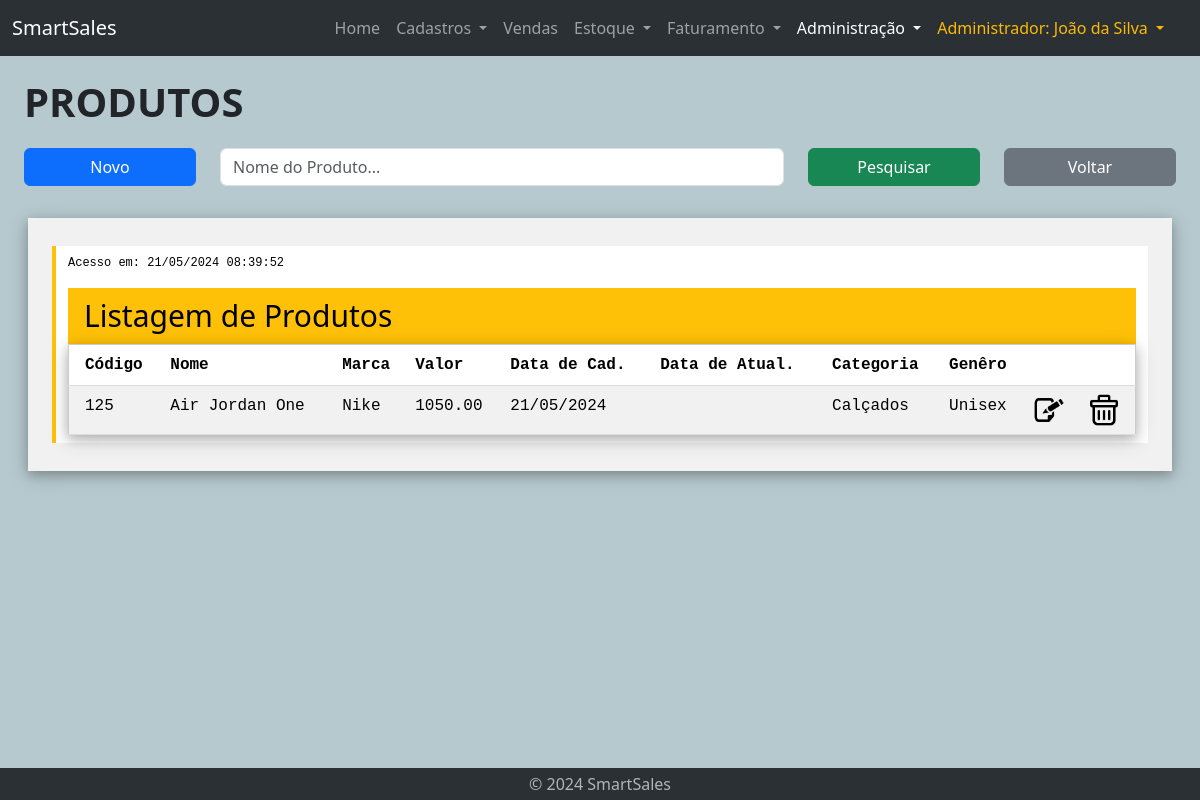
Screenshot of /admin-lst-produto.php (signed in) with the database file from the repository.
### tables this page shows
CREATE TABLE produto (
    id int PRIMARY KEY,
    nome VARCHAR(255) NOT NULL,
    marca VARCHAR(255) NOT NULL,
    valor DECIMAL(10, 2) NOT NULL,
    genero VARCHAR(255),
    data_cad DATE,
    data_updt DATE,
    categoria_id int NOT NULL,
    FOREIGN KEY (categoria_id) REFERENCES categoria(id) ON DELETE CASCADE
);

CREATE TABLE categoria (
    id int AUTO_INCREMENT PRIMARY KEY,
    nome VARCHAR(255) NOT NULL,
    data_cad DATE,
    data_updt DATE
);

### admin-lst-produto.php (the view, shortened to what this page needs)
<!DOCTYPE html>
<html lang="en">
<head>
    <?php require "geral/links.php" ?>
    <link rel="stylesheet" href="css/w3.css">
    <link rel="stylesheet" href="css/customize.css">
</head>
<body id="admin">
    <?php require "geral/navbar.php" ?>
    <?php require 'bd/connection.php'; ?>
        <div class="container-fluid mt-3 home">
            <div class="container-fluid">
                <div class="title-text">
                    PRODUTOS
                </div>
            </div>
            <div class="container-fluid mt-3">
                <form action="admin-lst-produto.php" method="post">
                    <div class="row">
                        <div class="col-lg-2 col-sm-2 col-3">
                            <button type="button" class="btn btn-primary mb-3 w-100" onclick="window.location.href='admin-cad-produto.php'">Novo</button>
                        </div>
                        <div class="col-lg-6 col-sm-7 col-9">
                                <input type="text" name="nomeProduto" class="form-control mb-3" id="inputPesquisa" placeholder="Nome do Produto..."
                                value="<?php echo isset($_POST['nomeProduto']) ? $_POST['nomeProduto'] : ''; ?>">
                        </div>
                        <div class="col-lg-2 col-sm-3 col-12">
                            <button type="submit" class="btn btn-success mb-3 w-100">Pesquisar</button>
                        </div>
                        <div class="col-lg-2 col-sm-2 col-12">
                            <button type="button" class="btn btn-secondary mb-3 w-100" onclick="window.location.href='admin-produto.php'">Voltar</button>
                        </div>
                    </div>
                </form>
            </div>
            <div class="container-fuid mt-3 ms-lg-3 me-lg-3">
                <div class="w3-panel w3-padding-large w3-card-4 w3-light-grey">
                    <p class="w3-large">
                    <p>
                    <div class="w3-code cssHigh notranslate">
                        <?php
                            $data = date("d/m/Y H:i:s", time());
                            echo "<p class='w3-small' > ";
                            echo "Acesso em: ";
                            echo $data;
                            echo "</p> "
                        ?>
                        <div class="w3-container w3-theme">
                        <h2>Listagem de Produtos</h2>
                        </div>
                        <?php
                            $conn = new mysqli($servername, $username, $password, $database);
                            $sql = "SELECT t1.id, t1.nome, t1.marca, t1.valor, t1.data_cad, t1.data_updt, t2.nome AS categoria, t1.genero FROM produto t1 JOIN categoria t2 ON t1.categoria_id = t2.id";
                            echo "<div class='w3-responsive w3-card-4'>";
                            if ($result = $conn->query($sql)) {
                                echo "<table class='w3-table-all'>";
                                echo "	<tr>";
                                echo "	  <th>Código</th>";
                                echo "	  <th>Nome</th>";
                                echo "	  <th>Marca</th>";
                                echo "	  <th>Valor</th>";
                                echo "	  <th>Data de Cad.</th>";
                                echo "	  <th>Data de Atual.</th>";
                                echo "	  <th>Categoria</th>";
                                echo "	  <th>Genêro</th>";
                                echo "	  <th> </th>";
                                echo "	  <th> </th>";
                                echo "	</tr>";
                                if ($result->num_rows > 0) {
                                    while ($row = $result->fetch_assoc() ) {
                                        $dataN = explode('-', $row["data_cad"]);
                                        $ano_cad = $dataN[0];
                                        $mes_cad = $dataN[1];
                                        $dia_cad = $dataN[2];
                                        $cod = $row["id"];
                                        $nova_data_cad = $dia_cad . '/' . $mes_cad . '/' . $ano_cad;
                                        echo "<tr>";
                                        echo "<td>";
                                        echo $cod;
                                        echo "</td><td>";
                                        echo $row["nome"];
                                        echo "</td><td>";
                                        echo $row["marca"];
                                        echo "</td><td>";
                                        echo $row["valor"];
                                        echo "</td><td>";
                                        echo $nova_data_cad;
                                        echo "</td><td>";
                                        echo "</td><td>";
                                        echo $row["categoria"];
                                        echo "</td><td>";
                                        echo $row["genero"];
                                        echo "</td><td>";
                        ?>
                                        <a href='admin-updt-produto.php?id=<?php echo $cod; ?>'><img src='icons/Edit.png' title='Editar Produto' width='32'></a>
                                        </td><td>
                                        <a href='admin-del-produto.php?id=<?php echo $cod; ?>'><img src='icons/Delete.png' title='Excluir Produto' width='32'></a>
                                        </td>
                                        </tr>
                        <?php
                                    }
                                }
                                    echo "</table>";
                                    echo "</div>";
                            } else {
                                echo "Erro executando SELECT: " . $conn->connect_error;
                            }
                        ?>
                    </div>
                </div>
            </div>
    </div>
    <?php require "geral/footer.php" ?>
</body>
</html>

### css/style.css (style rules this page uses)
body { display: flex; flex-direction: column; min-height: 100vh; background-color: #b6c9cf; }
.container-fluid.home { flex: 1; margin-bottom: 1rem; }
.title-text { font-weight: 900; font-size: 40px; }

### css/w3.css (style rules this page uses)
*,*:before,*:after { box-sizing:inherit }
html { -ms-text-size-adjust:100%;-webkit-text-size-adjust:100% }
body { margin:0 }
a { background-color:transparent }
img { border-style:none }
button,input,select,textarea,optgroup { font:inherit;margin:0 }
button,input { overflow:visible }
button,select { text-transform:none }
button,[type=button],[type=reset],[type=submit] { -webkit-appearance:button }
html { overflow-x:hidden }
h2 { font-size:30px }
h1,h2,h3,h4,h5,h6 { font-family:"Segoe UI",Arial,sans-serif;font-weight:400;margin:10px 0 }
img { vertical-align:middle }
a { color:inherit }
.w3-table,.w3-table-all { border-collapse:collapse;border-spacing:0;width:100%;display:table }
.w3-table-all { border:1px solid #ccc }
.w3-bordered tr,.w3-table-all tr { border-bottom:1px solid #ddd }
.w3-table-all tr:nth-child(odd) { background-color:#fff }
.w3-table-all tr:nth-child(even) { background-color:#f1f1f1 }
.w3-table td,.w3-table th,.w3-table-all td,.w3-table-all th { padding:8px 8px;display:table-cell;text-align:left;vertical-align:top }
.w3-table th:first-child,.w3-table td:first-child,.w3-table-all th:first-child,.w3-table-all td:first-child { padding-left:16px }
.w3-responsive { display:block;overflow-x:auto }
.w3-container:after,.w3-container:before,.w3-panel:after,.w3-panel:before,.w3-row:after,.w3-row:before,.w3-row-padding:after,.w3-row-padding:before, .w3-cell-row:before,.w3-cell-row:after,.w3-clear:after,.w3-clear:before,.w3-bar:before,.w3-bar:after { content:"";display:table;clear:both }
.w3-container,.w3-panel { padding:0.01em 16px }
.w3-panel { margin-top:16px;margin-bottom:16px }
.w3-code,.w3-codespan { font-family:Consolas,"courier new";font-size:16px }
.w3-code { width:auto;background-color:#fff;padding:8px 12px;border-left:4px solid #4CAF50;word-wrap:break-word }
.w3-card-4,.w3-hover-shadow:hover { box-shadow:0 4px 10px 0 rgba(0,0,0,0.2),0 4px 20px 0 rgba(0,0,0,0.19) }
.w3-small { font-size:12px!important }
.w3-large { font-size:18px!important }
.w3-section,.w3-code { margin-top:16px!important;margin-bottom:16px!important }
.w3-padding-large { padding:12px 24px!important }
.w3-light-grey,.w3-hover-light-grey:hover,.w3-light-gray,.w3-hover-light-gray:hover { color:#000!important;background-color:#f1f1f1!important }

### css/customize.css (style rules this page uses)
.w3-theme { color: #000 !important; background-color: #ffc107 !important; }
.w3-code { border-left: 4px solid #ffc107; }

### rows the page displays
produto: id "125", nome "Air Jordan One", marca "Nike", valor "1050.00", data_cad "21/05/2024", categoria.nome "Calçados", genero "Unisex"

### other values shown
$_SESSION['cargo_nome'] "Administrador"
$_SESSION['nome'] "João da Silva"
